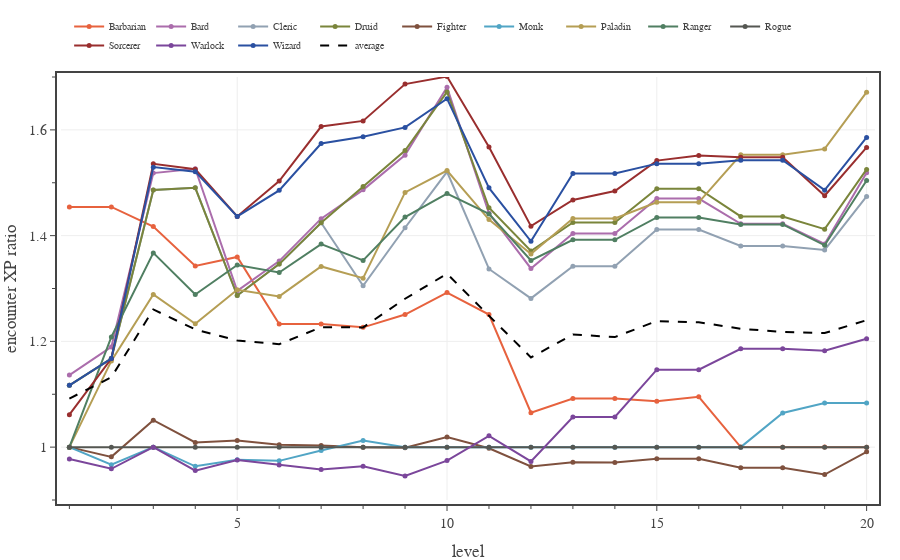

Notebook code cell kept with this figure:
### Code cell
# Plots average encounter XP for each class on days with only two Hard encounters and no short rest. 
n_enc = 2
encounter_difficulty = 'Hard'

with open(f'../xp-and-player-characters/pc data - Medium 2 short rests.json', 'r') as fin:
    pc_data0 = json.load(fin)

with open(f'../xp-and-player-characters/pc data - {encounter_difficulty} 2 short rests.json', 'r') as fin:
    pc_data1 = json.load(fin)


levels = np.array(range(1,21,1))
enc_XP_budget = 0.5 * np.array(ENCOUNTER_DIFFICULTIES['Daily']['XP'])

fig = go.Figure(
    layout=go.Layout(
        template=TFB_TEMPLATE,
        xaxis=dict(
            title_text='level',
            range=[0.8, 20.2],
            tick0=0, dtick=5,
            minor=dict(tick0=0, dtick=1),
        ),
        yaxis=dict(
            autorange=False,
            title_text='encounter XP ratio',
            range=[0.9, 1.7],
            tick0=0, dtick=0.2,
            minor=dict(tick0=0, dtick=0.1),
        ),
        legend=dict(
            yanchor='bottom',  y=1.04,
            xanchor='left', x=0.01,
            orientation='h',
        )
    )
)

eXPmean = np.zeros(20)
aXPmean = np.zeros(20)
for pc in PC_CLASSES:
    eXP = np.zeros(20)
    for level in range(20):
        encounters = pc_data1[pc][level]['encounters']
        encounters = [x for x in encounters if x['type'] == 'encounter']
        eXP[level] = np.mean([x['XP mean'] for x in encounters[0:n_enc]])

    eXPmean += eXP
    aXP  = np.array([x['encounter XP mean'] for x in pc_data0[pc]])
    aXPmean += aXP
    fig.add_trace(go.Scatter(
        x=levels, 
        y=eXP/aXP,
        mode='lines+markers', 
        line={'color': PC_CLASSES[pc]['color']},
        marker={'size': 5},
        unselected=dict(marker=dict(opacity=0.0)),
        name=pc,
        hovertemplate=
            '<b>'+pc+'</b><br>'+
            'lvl %{x}<br>'+
            'enc XP %{y:.2f}'+
            '<extra></extra>'
    ))

eXPmean /= len(PC_CLASSES)
aXPmean /= len(PC_CLASSES)
fig.add_trace(go.Scatter(
    x=levels, 
    y=eXPmean/aXPmean,
    mode='lines', 
    line=dict(color='black', dash='dash'),
    unselected=dict(marker=dict(opacity=0.0)),
    name='average',
    hoverinfo='skip'
))

# show figure
fig.show(config=TFB_CONFIG)

# save large format figure
if SAVEFIGS:
    file_name = f'./fig-two-encounters-xp-vs-level-{encounter_difficulty.lower()}-large.html'
    fig_html = fig.to_html(
        config=TFB_CONFIG,
        include_plotlyjs=False, 
        full_html=False, 
    )
    fig_soup = BeautifulSoup(fig_html, 'html.parser')
    fig_soup.div['class'] = 'plotly-div-large'
    fig_soup.div['style'] = 'aspect-ratio:600/550'
    with open(file_name, 'wb') as fout:
        fout.write(fig_soup.prettify('utf-8'))

# save small format figure
if SAVEFIGS:
    fig.update_traces(marker=dict(size=4))
    fig.update_layout(font=dict(size=10), legend=dict(font_size=8))
    file_name = f'./fig-two-encounters-xp-vs-level-{encounter_difficulty.lower()}-small.html'
    fig_html = fig.to_html(
        config=TFB_CONFIG,
        include_plotlyjs=False, 
        full_html=False, 
    )
    fig_soup = BeautifulSoup(fig_html, 'html.parser')
    fig_soup.div['class'] = 'plotly-div-small'
    fig_soup.div['style'] = 'aspect-ratio:600/600'
    with open(file_name, 'wb') as fout:
        fout.write(fig_soup.prettify('utf-8'))

### Figure 1 — Plotly figure (JSON) as saved in the notebook; plotly's stock layout.template omitted (floating-point values rounded to 4 significant figures)
{"data": [{"hovertemplate": "<b>Barbarian</b><br>lvl %{x}<br>enc XP %{y:.2f}<extra></extra>", "line": {"color": "#E7623E"}, "marker": {"size": 5}, "mode": "lines+markers", "name": "Barbarian", "type": "scatter", "unselected": {"marker": {"opacity": 0}}, "x": [1, 2, 3, 4, 5, 6, 7, 8, 9, 10, 11, 12, 13, 14, 15, 16, 17, 18, 19, 20], "y": [1.454, 1.454, 1.417, 1.343, 1.36, 1.233, 1.233, 1.227, 1.251, 1.292, 1.251, 1.065, 1.092, 1.092, 1.087, 1.095, 1.0, 1, 1.0, 1]}, {"hovertemplate": "<b>Bard</b><br>lvl %{x}<br>enc XP %{y:.2f}<extra></extra>", "line": {"color": "#AB6DAC"}, "marker": {"size": 5}, "mode": "lines+markers", "name": "Bard", "type": "scatter", "unselected": {"marker": {"opacity": 0}}, "x": [1, 2, 3, 4, 5, 6, 7, 8, 9, 10, 11, 12, 13, 14, 15, 16, 17, 18, 19, 20], "y": [1.136, 1.19, 1.518, 1.527, 1.296, 1.352, 1.432, 1.487, 1.552, 1.68, 1.442, 1.338, 1.404, 1.404, 1.47, 1.47, 1.422, 1.422, 1.384, 1.519]}, {"hovertemplate": "<b>Cleric</b><br>lvl %{x}<br>enc XP %{y:.2f}<extra></extra>", "line": {"color": "#91A1B2"}, "marker": {"size": 5}, "mode": "lines+markers", "name": "Cleric", "type": "scatter", "unselected": {"marker": {"opacity": 0}}, "x": [1, 2, 3, 4, 5, 6, 7, 8, 9, 10, 11, 12, 13, 14, 15, 16, 17, 18, 19, 20], "y": [1.117, 1.168, 1.486, 1.49, 1.287, 1.346, 1.424, 1.305, 1.415, 1.521, 1.337, 1.281, 1.342, 1.342, 1.411, 1.411, 1.38, 1.38, 1.373, 1.474]}, {"hovertemplate": "<b>Druid</b><br>lvl %{x}<br>enc XP %{y:.2f}<extra></extra>", "line": {"color": "#7A853B"}, "marker": {"size": 5}, "mode": "lines+markers", "name": "Druid", "type": "scatter", "unselected": {"marker": {"opacity": 0}}, "x": [1, 2, 3, 4, 5, 6, 7, 8, 9, 10, 11, 12, 13, 14, 15, 16, 17, 18, 19, 20], "y": [1.117, 1.168, 1.486, 1.49, 1.287, 1.346, 1.424, 1.493, 1.561, 1.672, 1.453, 1.371, 1.425, 1.425, 1.489, 1.489, 1.436, 1.436, 1.412, 1.525]}, {"hovertemplate": "<b>Fighter</b><br>lvl %{x}<br>enc XP %{y:.2f}<extra></extra>", "line": {"color": "#7F513E"}, "marker": {"size": 5}, "mode": "lines+markers", "name": "Fighter", "type": "scatter", "unselected": {"marker": {"opacity": 0}}, "x": [1, 2, 3, 4, 5, 6, 7, 8, 9, 10, 11, 12, 13, 14, 15, 16, 17, 18, 19, 20], "y": [1, 0.9816, 1.051, 1.009, 1.013, 1.005, 1.003, 0.9997, 0.9989, 1.019, 0.9978, 0.9636, 0.9715, 0.9708, 0.978, 0.9779, 0.961, 0.9609, 0.9481, 0.9911]}, {"hovertemplate": "<b>Monk</b><br>lvl %{x}<br>enc XP %{y:.2f}<extra></extra>", "line": {"color": "#51A5C5"}, "marker": {"size": 5}, "mode": "lines+markers", "name": "Monk", "type": "scatter", "unselected": {"marker": {"opacity": 0}}, "x": [1, 2, 3, 4, 5, 6, 7, 8, 9, 10, 11, 12, 13, 14, 15, 16, 17, 18, 19, 20], "y": [1, 0.9669, 1, 0.9637, 0.976, 0.974, 0.9936, 1.013, 1, 1, 1, 1, 1, 1, 1, 1, 1, 1.065, 1.083, 1.083]}, {"hovertemplate": "<b>Paladin</b><br>lvl %{x}<br>enc XP %{y:.2f}<extra></extra>", "line": {"color": "#B59E54"}, "marker": {"size": 5}, "mode": "lines+markers", "name": "Paladin", "type": "scatter", "unselected": {"marker": {"opacity": 0}}, "x": [1, 2, 3, 4, 5, 6, 7, 8, 9, 10, 11, 12, 13, 14, 15, 16, 17, 18, 19, 20], "y": [1, 1.163, 1.289, 1.233, 1.298, 1.285, 1.342, 1.32, 1.482, 1.523, 1.43, 1.365, 1.433, 1.433, 1.463, 1.463, 1.553, 1.553, 1.564, 1.671]}, {"hovertemplate": "<b>Ranger</b><br>lvl %{x}<br>enc XP %{y:.2f}<extra></extra>", "line": {"color": "#507F62"}, "marker": {"size": 5}, "mode": "lines+markers", "name": "Ranger", "type": "scatter", "unselected": {"marker": {"opacity": 0}}, "x": [1, 2, 3, 4, 5, 6, 7, 8, 9, 10, 11, 12, 13, 14, 15, 16, 17, 18, 19, 20], "y": [1, 1.208, 1.367, 1.289, 1.344, 1.33, 1.384, 1.353, 1.435, 1.48, 1.441, 1.353, 1.392, 1.392, 1.434, 1.434, 1.421, 1.421, 1.382, 1.504]}, {"hovertemplate": "<b>Rogue</b><br>lvl %{x}<br>enc XP %{y:.2f}<extra></extra>", "line": {"color": "#555752"}, "marker": {"size": 5}, "mode": "lines+markers", "name": "Rogue", "type": "scatter", "unselected": {"marker": {"opacity": 0}}, "x": [1, 2, 3, 4, 5, 6, 7, 8, 9, 10, 11, 12, 13, 14, 15, 16, 17, 18, 19, 20], "y": [1, 1, 1, 1, 1.0, 1, 1, 1, 1, 1, 1, 1, 1.0, 1.0, 1, 1, 1, 1, 1, 1.0]}, {"hovertemplate": "<b>Sorcerer</b><br>lvl %{x}<br>enc XP %{y:.2f}<extra></extra>", "line": {"color": "#992E2E"}, "marker": {"size": 5}, "mode": "lines+markers", "name": "Sorcerer", "type": "scatter", "unselected": {"marker": {"opacity": 0}}, "x": [1, 2, 3, 4, 5, 6, 7, 8, 9, 10, 11, 12, 13, 14, 15, 16, 17, 18, 19, 20], "y": [1.061, 1.168, 1.536, 1.526, 1.436, 1.503, 1.606, 1.617, 1.687, 1.701, 1.567, 1.418, 1.467, 1.484, 1.542, 1.552, 1.548, 1.548, 1.476, 1.567]}, {"hovertemplate": "<b>Warlock</b><br>lvl %{x}<br>enc XP %{y:.2f}<extra></extra>", "line": {"color": "#7B469B"}, "marker": {"size": 5}, "mode": "lines+markers", "name": "Warlock", "type": "scatter", "unselected": {"marker": {"opacity": 0}}, "x": [1, 2, 3, 4, 5, 6, 7, 8, 9, 10, 11, 12, 13, 14, 15, 16, 17, 18, 19, 20], "y": [0.9777, 0.959, 1, 0.9556, 0.9758, 0.9664, 0.9578, 0.9637, 0.9455, 0.9745, 1.021, 0.9729, 1.057, 1.057, 1.147, 1.147, 1.186, 1.186, 1.182, 1.205]}, {"hovertemplate": "<b>Wizard</b><br>lvl %{x}<br>enc XP %{y:.2f}<extra></extra>", "line": {"color": "#2A50A1"}, "marker": {"size": 5}, "mode": "lines+markers", "name": "Wizard", "type": "scatter", "unselected": {"marker": {"opacity": 0}}, "x": [1, 2, 3, 4, 5, 6, 7, 8, 9, 10, 11, 12, 13, 14, 15, 16, 17, 18, 19, 20], "y": [1.117, 1.168, 1.53, 1.521, 1.436, 1.486, 1.574, 1.587, 1.605, 1.659, 1.49, 1.389, 1.518, 1.518, 1.536, 1.536, 1.543, 1.543, 1.486, 1.586]}, {"hoverinfo": "skip", "line": {"color": "black", "dash": "dash"}, "mode": "lines", "name": "average", "type": "scatter", "unselected": {"marker": {"opacity": 0}}, "x": [1, 2, 3, 4, 5, 6, 7, 8, 9, 10, 11, 12, 13, 14, 15, 16, 17, 18, 19, 20], "y": [1.092, 1.132, 1.26, 1.223, 1.202, 1.195, 1.227, 1.226, 1.281, 1.328, 1.248, 1.17, 1.213, 1.208, 1.238, 1.236, 1.224, 1.218, 1.216, 1.24]}], "layout": {"legend": {"orientation": "h", "x": 0.01, "xanchor": "left", "y": 1.04, "yanchor": "bottom"}, "xaxis": {"dtick": 5, "minor": {"dtick": 1, "tick0": 0}, "range": [0.8, 20.2], "tick0": 0, "title": {"text": "level"}}, "yaxis": {"autorange": false, "dtick": 0.2, "minor": {"dtick": 0.1, "tick0": 0}, "range": [0.9, 1.7], "tick0": 0, "title": {"text": "encounter XP ratio"}}}}
